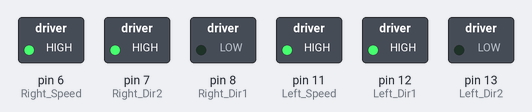
A sketch run on a simulated Arduino Uno, built with avr-gcc and run on an emulated ATmega328P. On the bench: switched loads named in the sketch (green lamp = pin HIGH).

Above: at 0.1 s.
Timing chart, 0 to 1.6 s (numbered marks = the images above):
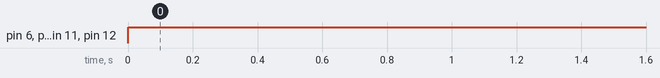

Measured:
- by itself, pin 6 (Right_Speed), pin 7 (Right_Dir2), pin 11 (Left_Speed), pin 12 (Left_Dir1): LOW → HIGH at 0.00 s

The sketch:

Tutorial_2C.ino
```cpp
#define Right_Dir1   8 //in3
#define Right_Dir2   7 //in4
#define Right_Speed  6 //enB

#define Left_Dir1   12 //in1
#define Left_Dir2   13 //in2
#define Left_Speed  11 //enA

// Nominal speed
int nom_Rspeed = 255;//100-20;
int nom_Lspeed = 255;

void setup() {
  // put your setup code here, to run once:

  pinMode(Right_Dir1, OUTPUT);  //Initialize pin 8 as an DIGITAL OUTPUT pin
  pinMode(Right_Dir2, OUTPUT);  //Initialize pin 7 as an DIGITAL OUTPUT pin
  pinMode(Left_Dir1, OUTPUT); //Initialize pin 12 as an DIGITAL OUTPUT pin
  pinMode(Left_Dir2, OUTPUT); //Initialize pin 13 as an DIGITAL OUTPUT pin

  Serial.begin(9600); // Setup serial communication

}

void loop() {
  // put your main code here, to run repeatedly:

  Forward();
  Go(nom_Lspeed,nom_Rspeed);

}
```

motor.ino
```cpp
void Forward()
{
  Left_Forward(); // CCW
  Right_Forward(); // CW
}

//======================================

void Left_Forward() // CCW
{
  digitalWrite(Left_Dir1, HIGH);
  digitalWrite(Left_Dir2, LOW);
}

void Right_Forward() //CW
{
  digitalWrite(Right_Dir1, LOW);
  digitalWrite(Right_Dir2, HIGH);
}

//=======================================

void Go(int a, int b) // a for motor right speed & b for motor left speed
{
  analogWrite(Left_Speed, a);
  analogWrite(Right_Speed, b);
}
```
